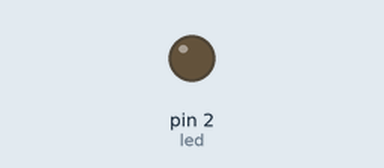
Recording of a sketch running on a simulated Arduino Uno, built with avr-gcc and run on an emulated ATmega328P. Shown: output pins drawn as LEDs (lit = HIGH).

Above: at 0.3 s.
At 3.9 s:
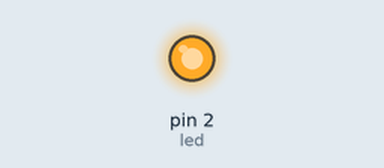
Timing chart, 0 to 6.0 s (numbered marks = the images above):
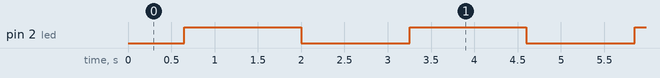

Measured:
- by itself, pin 2 (led): alternates HIGH for 1.4 s and LOW for 1.3 s

The sketch:

PWM.ino
```cpp
int led = 2;
int brightness = 0;
int fadeAmount = 10;

void setup() {
  pinMode(led, OUTPUT);
}

void loop() {
  analogWrite(led, brightness);
  brightness = brightness + fadeAmount;
  if (brightness <= 0 || brightness >= 255) {
    fadeAmount = -fadeAmount;
  }
  delay(50);
}
```
